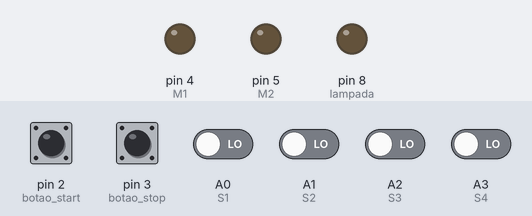
The sketch below on a simulated Arduino Uno, built with avr-gcc and run on an emulated ATmega328P. Shown: output pins drawn as LEDs (lit = HIGH). The inputs (shaded band) are chosen by the test bench; at power-on: pin 2 (botao_start), pin 3 (botao_stop) HIGH, A0 (S1), A1 (S2), A2 (S3), A3 (S4) LOW.

Above: at 1.2 s.
1.3 s: pin 2 (botao_start) pulled LOW for 0.15 s
At 2.1 s:
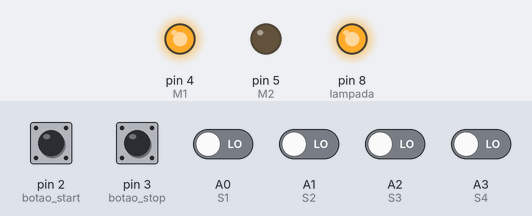
2.9 s: pin 3 (botao_stop) pulled LOW for 0.15 s
At 3.3 s:
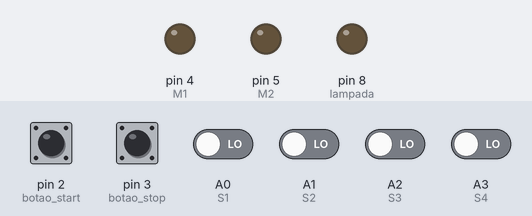
4.5 s: pin 2 (botao_start) pulled LOW for 1 s
At 5.8 s:
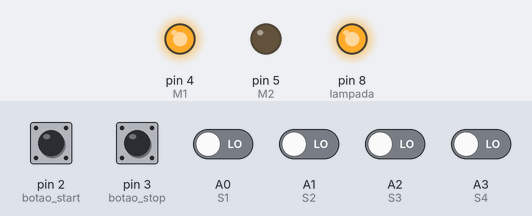
7.0 s: pin 3 (botao_stop) pulled LOW for 1 s
At 7.7 s:
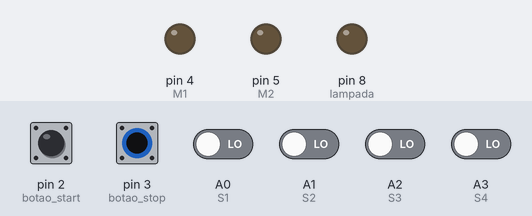
9.5 s: pin 2 (botao_start) driven LOW and pin 3 (botao_stop) driven LOW
At 9.8 s:
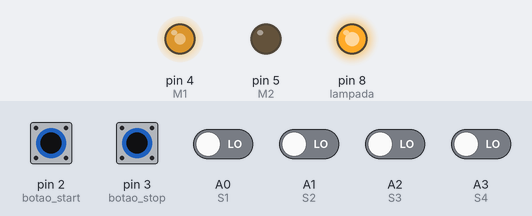
11.0 s: pin 2 (botao_start) driven HIGH
At 11.7 s:
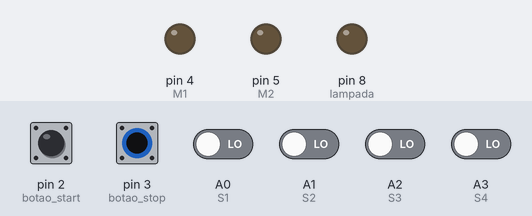
Timing chart, 0 to 13.5 s (numbered marks = the images above; inputs shaded):
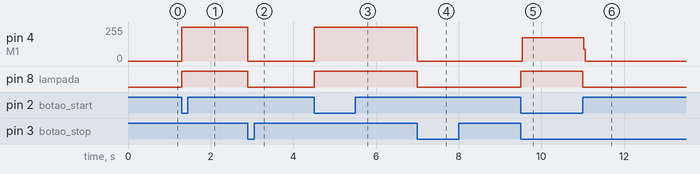

Measured:
- after the input at 1.3 s, pin 4 (M1): 0/255 → 255/255 at once; pin 8 (lampada): LOW → HIGH at once
- after the input at 2.9 s, pin 4 (M1): 255/255 → 0/255 at once; pin 8 (lampada): HIGH → LOW at once
- after the input at 4.5 s, pin 4 (M1): 0/255 → 255/255 at once; pin 8 (lampada): LOW → HIGH at once
- after the input at 7.0 s, pin 4 (M1): 255/255 → 0/255 at once; pin 8 (lampada): HIGH → LOW at once
- after the input at 9.5 s, pin 4 (M1): 0/255 → 174/255 at once; pin 8 (lampada): LOW → HIGH at once
- after the input at 11.0 s, pin 4 (M1): 174/255 → 0/255 at once; pin 8 (lampada): HIGH → LOW at once

The sketch:

duas_esteiras_com_elevador.ino
```cpp
int botao_start = 2;
int botao_stop = 3;

int M1 = 4;
int M2 = 5;

int C1 = 6;
int C2 = 7;

int S1 = A0;
int S2 = A1;
int S3 = A2;
int S4 = A3;

int lampada = 8;

int fase = 0;

void setup() {

  pinMode(botao_start, INPUT_PULLUP);
  pinMode(botao_stop, INPUT_PULLUP);

  pinMode(M1, OUTPUT);
  pinMode(M2, OUTPUT);
  pinMode(C1, OUTPUT);
  pinMode(C2, OUTPUT);

  pinMode(lampada, OUTPUT);

  pinMode(S1, INPUT);
  pinMode(S2, INPUT);
  pinMode(S3, INPUT);
  pinMode(S4, INPUT);
}

void loop() {

  int start = digitalRead(botao_start);
  int stop = digitalRead(botao_stop);

  int s1 = digitalRead(S1);
  int s2 = digitalRead(S2);
  int s3 = digitalRead(S3);
  int s4 = digitalRead(S4);

  if(fase > 0){
    digitalWrite(lampada, HIGH);
  } else {
    digitalWrite(lampada, LOW);
  }

  if(stop == LOW){
    fase = 0;
    digitalWrite(M1, LOW);
    digitalWrite(M2, LOW);
    digitalWrite(C1, LOW);
    digitalWrite(C2, LOW);
  }

  if(start == LOW && fase == 0){
    fase = 1;
  }

  if(fase == 1){
    digitalWrite(M1, HIGH);

    if(s2 == 1){
      digitalWrite(M1, LOW);
      fase = 2;
    }
  }

  if(fase == 2){
    digitalWrite(C1, HIGH);

    if(s1 == 1){
      fase = 3;
    }
  }

  if(fase == 3){
    digitalWrite(C2, HIGH);

    if(s3 == 1){
      fase = 4;
    }
  }

  if(fase == 4){
    digitalWrite(M2, HIGH);

    if(s4 == 1){
      digitalWrite(M2, LOW);
      fase = 5;
    }
  }

  if(fase == 5){
    digitalWrite(C1, LOW);
    digitalWrite(C2, LOW);

    fase = 0;
  }
}
```
